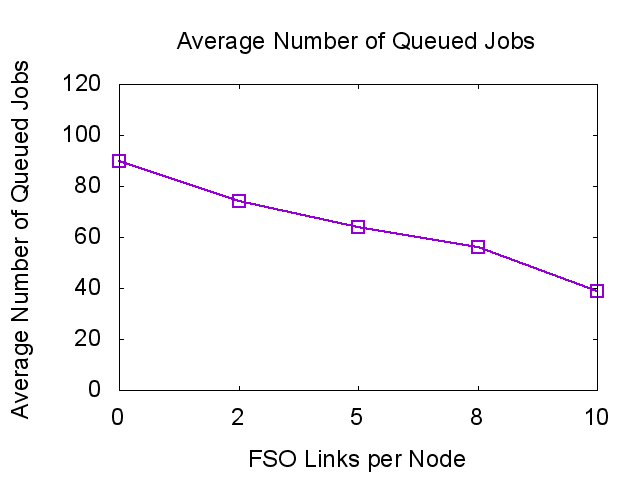

Generate this figure with gnuplot:
set yrange [0:120]
set xlabel "FSO Links per Node"
set ylabel "Average Number of Queued Jobs"
#set key top right
unset key
#set title "Average Number of Queued Jobs"

plot  'C:\Users\smallcat\Dropbox\eclipse\common_workspace\HPCSim\torus-constant-fso-links-per-node\5dtorus-avg-queued-jobs.txt' using 2:xtic(1) with linespoints linewidth 2 pointtype 4 pointsize 2 

#plot  'C:\Users\smallcat\Dropbox\eclipse\common_workspace\HPCSim\torus-constant-fso-links-per-node\5dtorus-avg-queued-jobs.txt' using 2:xtic(1) with linespoints linecolor 3 linewidth 2 pointtype 7 pointsize 2 

#set terminal png 18         # gnuplot recommends setting terminal before output
#set output 'C:\Users\smallcat\Dropbox\eclipse\common_workspace\HPCSim\torus-constant-fso-links-per-node\5dtorus-avg-queued-jobs.png'  

set term post eps color 20      
set output 'C:\Users\smallcat\Dropbox\eclipse\common_workspace\HPCSim\torus-constant-fso-links-per-node\5dtorus-avg-queued-jobs.eps'  
replot
